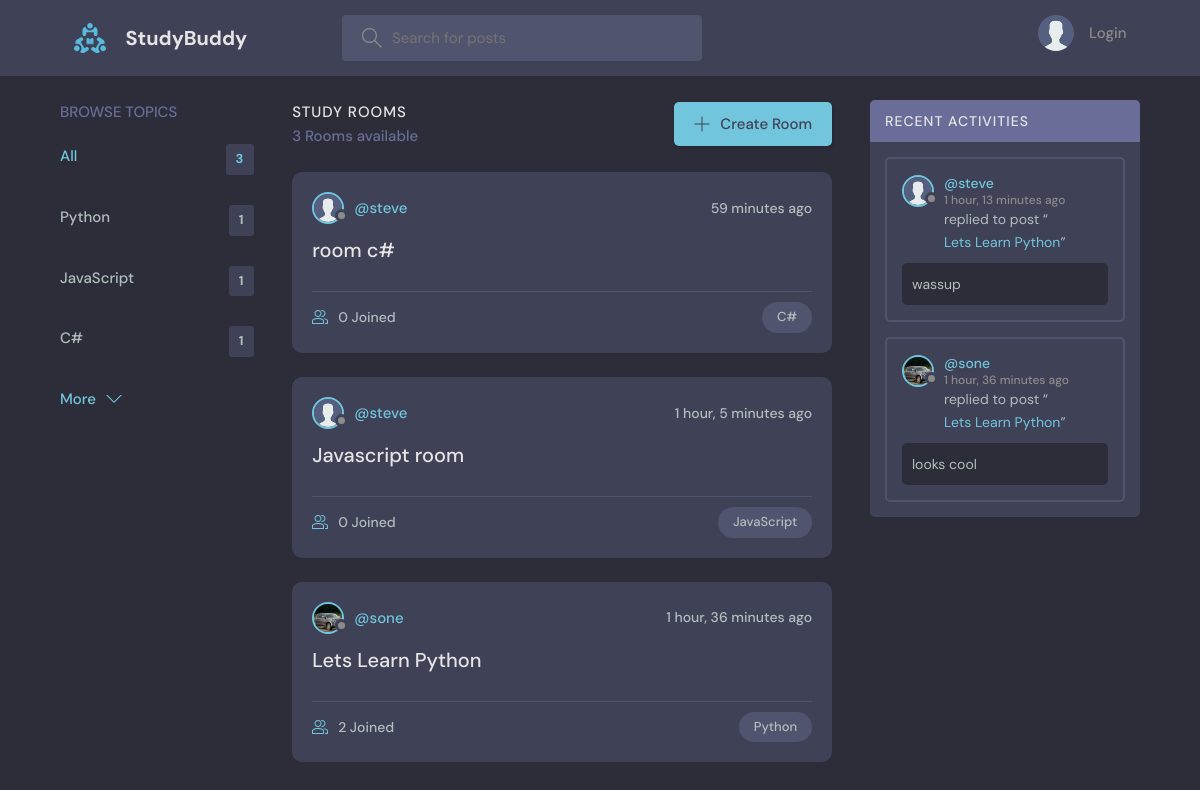
The page / on the database its author committed.
### base/models.py (models this page shows, shortened)
class Topic(models.Model):
    name = models.CharField(max_length=200)

class Room(models.Model):
    host = models.ForeignKey(User, on_delete=models.SET_NULL, null=True)
    topic = models.ForeignKey(Topic, on_delete=models.SET_NULL, null=True)
    name = models.CharField(max_length=200)
    description = models.TextField(null=True, blank=True)
    participants = models.ManyToManyField(
        User, related_name='participants', blank=True)
    updated = models.DateTimeField(auto_now=True)
    created = models.DateTimeField(auto_now_add=True)
    class Meta:
        ordering = ['-updated', '-created']
    def __str__(self):
        return self.name

class User(AbstractUser):
    name = models.CharField(max_length=200, null=True)
    email = models.EmailField(unique=True, null=True)
    bio = models.TextField(null=True)
    avatar = models.ImageField(null=True, default="avatar.svg")
    USERNAME_FIELD = 'email'
    REQUIRED_FIELDS = ['username']

class Message(models.Model):
    user = models.ForeignKey(User, on_delete=models.CASCADE)
    room = models.ForeignKey(Room, on_delete=models.CASCADE)
    body = models.TextField()
    updated = models.DateTimeField(auto_now=True)
    created = models.DateTimeField(auto_now_add=True)
    class Meta:
        ordering = ['-updated', '-created']

### base/views.py (the view)
# urls.py: path('', views.home, name="home"),
def home(request):
    q = request.GET.get('q') if request.GET.get('q') != None else ''
    rooms = Room.objects.filter(
        Q(topic__name__icontains=q) |
        Q(name__icontains=q) |
        Q(description__icontains=q)
    )
    topics = Topic.objects.all()[0:5]
    room_count = rooms.count()
    room_messages = Message.objects.filter(
        Q(room__topic__name__icontains=q))[0:3]
    context = {'rooms': rooms, 'topics': topics,
               'room_count': room_count, 'room_messages': room_messages}
    return render(request, 'base/home.html', context)

### base/templates/base/home.html (shortened to what this page needs)
{% extends 'main.html' %}
{% block content %}
<main class="layout layout--3">
  <div class="container">
    {% include 'base/topics_component.html' %}
    <div class="roomList">
      <div class="roomList__header">
        <div>
          <h2>Study Rooms</h2>
          <p>{{room_count}} Rooms available</p>
        </div>
        <a class="btn btn--main" href="{% url 'create-room' %}">
          <svg version="1.1" xmlns="http://www.w3.org/2000/svg" width="32" height="32" viewBox="0 0 32 32">
            <title>add</title>
            <path
              d="M16.943 0.943h-1.885v14.115h-14.115v1.885h14.115v14.115h1.885v-14.115h14.115v-1.885h-14.115v-14.115z">
            </path>
          </svg>
          Create Room
        </a>
      </div>
      {% include 'base/feed_component.html' %}
    </div>
    {% include 'base/activity_component.html' %}
  </div>
</main>
{% endblock %}

### base/templates/base/topics_component.html
<div class="topics">
    <div class="topics__header">
        <h2>Browse Topics</h2>
    </div>
    <ul class="topics__list">
        <li>
            <a href="{% url 'home' %}" class="active">All <span>{{topics.count}}</span></a>
        </li>
        {% for topic in topics %}
        <li>
            <a href="{% url 'home' %}?q={{topic.name}}">{{topic.name}}<span>{{topic.room_set.all.count}}</span></a>
        </li>
        {% endfor %}
    </ul>
    <a class="btn btn--link" href="{% url 'topics' %}">
        More
        <svg version="1.1" xmlns="http://www.w3.org/2000/svg" width="32" height="32" viewBox="0 0 32 32">
            <title>chevron-down</title>
            <path d="M16 21l-13-13h-3l16 16 16-16h-3l-13 13z"></path>
        </svg>
    </a>
</div>

### base/templates/base/feed_component.html (shortened to what this page needs)
{% for room in rooms %}
<div class="roomListRoom">
    <div class="roomListRoom__header">
        <a href="{% url 'user-profile' room.host.id %}" class="roomListRoom__author">
            <div class="avatar avatar--small">
                <img src="{{room.host.avatar.url}}" />
            </div>
            <span>@{{room.host.username}}</span>
        </a>
        <div class="roomListRoom__actions">
            <span>{{room.created|timesince}} ago</span>
        </div>
    </div>
    <div class="roomListRoom__content">
        <a href="{% url 'room' room.id %}">{{room.name}}</a>
    </div>
    <div class="roomListRoom__meta">
        <a href="{% url 'room' room.id %}" class="roomListRoom__joined">
            {{room.participants.all.count}} Joined
        </a>
        <p class="roomListRoom__topic">{{room.topic.name}}</p>
    </div>
</div>
{% endfor %}

### base/templates/base/activity_component.html (shortened to what this page needs)
<div class="activities">
    <div class="activities__header">
        <h2>Recent Activities</h2>
    </div>
    {% for message in room_messages %}
    <div class="activities__box">
        <div class="activities__boxHeader roomListRoom__header">
            <a href="{% url 'user-profile' message.user.id %}" class="roomListRoom__author">
                <div class="avatar avatar--small">
                    <img src="{{message.user.avatar.url}}" />
                </div>
                <p>
                    @{{message.user.username}}
                    <span>{{message.created|timesince}} ago</span>
                </p>
            </a>
        </div>
        <div class="activities__boxContent">
            <p>replied to post “<a href="{% url 'room' message.room.id %}">{{message.room}}</a>”</p>
            <div class="activities__boxRoomContent">{{message.body}}</div>
        </div>
    </div>
    {% endfor %}
</div>

### rows shown on the page
Topic: name "Python", room_set.all.count "1"
Topic: name "JavaScript", room_set.all.count "1"
Topic: name "C#", room_set.all.count "1"
Room: host.avatar (placeholder picture), host.username "steve", created "59 minutes", name "room c#", participants.all.count "0", topic.name "C#"
Room: host.avatar (placeholder picture), host.username "steve", created "1 hour, 5 minutes", name "Javascript room", participants.all.count "0", topic.name "JavaScript"
Room: host.avatar (picture), host.username "sone", created "1 hour, 36 minutes", name "Lets Learn Python", participants.all.count "2", topic.name "Python"
Message: user.avatar (placeholder picture), user.username "steve", created "1 hour, 13 minutes", room "Lets Learn Python", body "wassup"
Message: user.avatar (picture), user.username "sone", created "1 hour, 36 minutes", room "Lets Learn Python", body "looks cool"

### other values the page prints
{{ topics.count }} "3"
{{ room_count }} "3"
